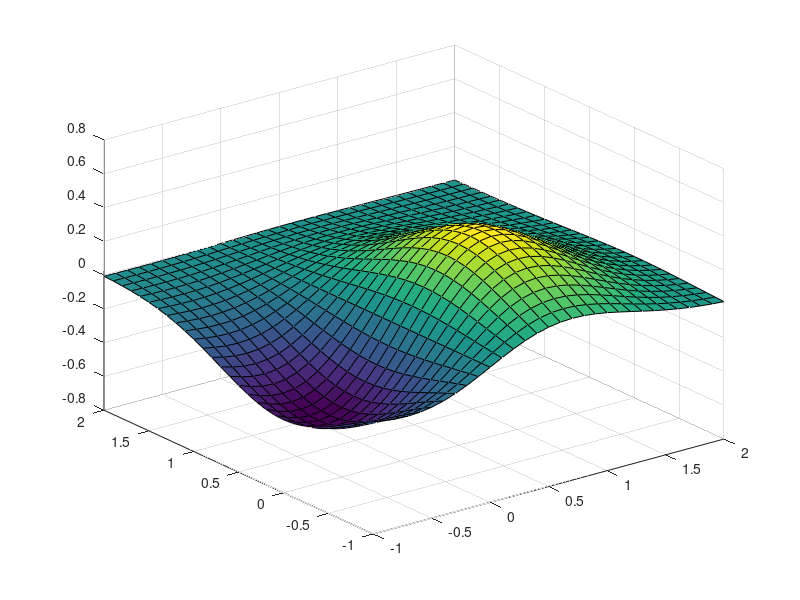

Write MATLAB code to recreate this figure.
%%三维图形绘制
clear;
clc;
% t=[0:0.1:10*pi];
% x=sin(t)+t.*cos(t);
% y=cos(t)-t.*sin(t);
% z=t;
% plot3(x,y,z);
% y=t;
% plot3(t,t,sin(t));

t=[0:0.1:10*pi];
% t=t.';
% x=[t,t,t];
% y=[sin(t),sin(t)+2,sin(t)+4];
% z=t;
% plot3(x,y,z);

% x=t;
% y=[sin(t);sin(t)+2;sin(t)+4];
% z=t;
% plot3(x,y,z);
% x=t;
% z=t;
% plot3(x,sin(t),z,x,sin(t)+2,z,x,sin(t)+4,z);
% x=@(t)exp(-t/10).*sin(5*t);
% y=@(t)exp(-t/10).*cos(5*t);
% z=@(t)t;
% fplot3(x,y,z,[-12,12],'-b');

% x=[2:6];
% y=[3:8]';
% % X=ones(size(y))*x;
% % Y=y*ones(size(x));
% [X,Y]=meshgrid(x,y);
% X
% Y
x=-1:0.1:2;
[X,Y]=meshgrid(x);
Z=X.*exp(-X.^2-Y.^2);
plot3(X,Y,Z);
mesh(X,Y,Z);
surf(X,Y,Z);
